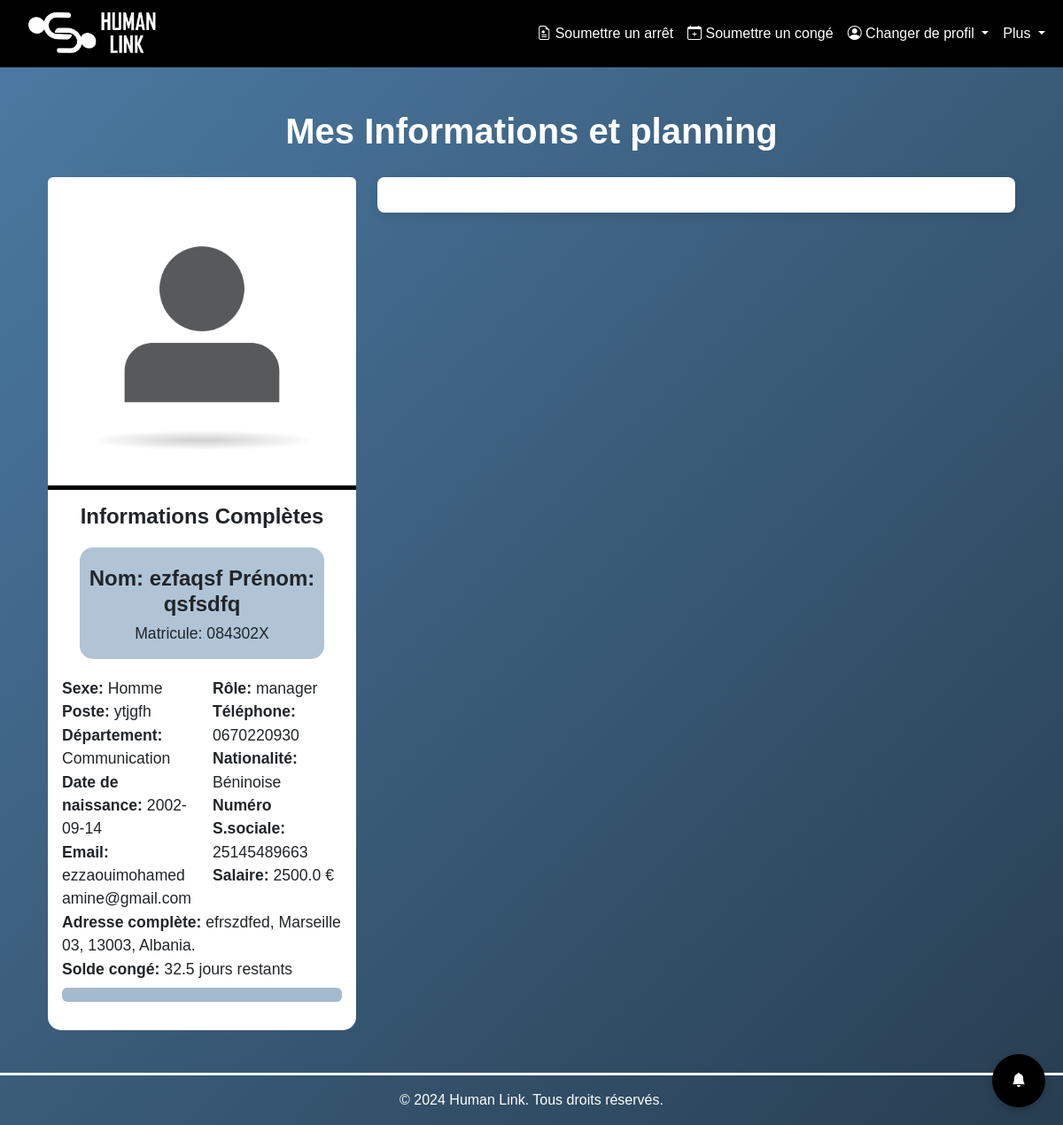
Page /voir_mes_infos (signed in) on the committed database.
### tables this page shows
CREATE TABLE utilisateurs(
            id TEXT PRIMARY KEY,
            nom TEXT,
            prenom TEXT,
            date_naissance DATE,
            poste TEXT,
            departement TEXT,
            email TEXT UNIQUE,
            mot_de_passe TEXT,
            solde_congé FLOAT,
            salaire FLOAT,
            dernier_mois_maj TEXT,
            role TEXT,
            photo TEXT DEFAULT 'default.jpg',
            sexualite TEXT CHECK (sexualite IN ('Homme', 'Femme')),
            telephone TEXT,
            adresse TEXT,
            ville TEXT,
            code_postal TEXT,
            pays TEXT,
            nationalite TEXT,
            numero_securite_sociale TEXT,
            date_embauche DATE,
            type_contrat TEXT CHECK (type_contrat IN ('CDI', 'CDD', 'Alternance', 'Stage', 'Freelance')),
            is_director BOOLEAN DEFAULT 0,
            teletravail_max INTEGER DEFAULT 0
        );

### app.py (the view)
@app.route("/voir_mes_infos")
def voir_mes_infos():
    if 'email' not in session or session['role'] == "admin":
        flash("Vous devez être connecté pour accéder à cette page.")
        return redirect(url_for('login'))
    email = session['email']
    user_id = session['id']
    notifications = récupérer_notifications(email)
    nombre_notifications_non_lues = récupérer_nombre_notifications_non_lues(email)
    marquer_notifications_comme_lues(email)
    connexion = connect_db()
    curseur = connexion.cursor()
    curseur.execute("""
        SELECT nom, prenom, date_naissance, poste, departement, email, solde_congé, salaire,
               photo, id, role, sexualite, telephone, adresse, ville, code_postal, pays,
               nationalite, numero_securite_sociale, date_embauche, type_contrat
        FROM utilisateurs WHERE email = ?
    """, (email,))
    resultats = curseur.fetchall()
    connexion.close()
    return render_template(
        "employé_menu.html",
        resultats=resultats,
        role=session.get('role'),
        notifications=notifications,
        nombre_notifications_non_lues=nombre_notifications_non_lues
    )

### app.py (called while the page is built)
def récupérer_notifications(email):
    connexion = connect_db()
    cur = connexion.cursor()
    cur.execute("""
        SELECT id, message, type, created_at, is_read
        FROM notifications
        WHERE email = ?
        ORDER BY created_at DESC
    """, (email,))
    notifications = cur.fetchall()
    connexion.close()
    return [
        {
            'id': n[0],
            'message': n[1],
            'type': n[2],
            'created_at': datetime.strptime(n[3], '%Y-%m-%d %H:%M:%S') if isinstance(n[3], str) else n[3],
            'is_read': n[4]
        }
        for n in notifications
    ]

def récupérer_nombre_notifications_non_lues(email):
    connexion = connect_db()
    cur = connexion.cursor()
    cur.execute("""
        SELECT COUNT(*)
        FROM notifications
        WHERE email = ? AND is_read = 0
    """, (email,))
    count = cur.fetchone()[0]
    connexion.close()
    return count

def marquer_notifications_comme_lues(email):
    connexion = connect_db()
    try:
        cur = connexion.cursor()
        cur.execute("""
            UPDATE notifications
            SET is_read = 1
            WHERE email = ?
        """, (email,))
        connexion.commit()
    except sqlite3.OperationalError as e:
        print(f"Erreur SQLite: {e}")
    finally:
        connexion.close()

### db_setup.py (called while the page is built)
def connect_db():
    connexion = sqlite3.connect("rh_data.db")
    connexion.row_factory = sqlite3.Row
    return connexion

### templates/employé_menu.html (shortened to what this page needs)
{% extends "employé_base.html" %}
{% block content2 %}
<h1 class="text-center text-white">Mes Informations et planning</h1>
<div class="row d-flex justify-content-between align-items-start" style="margin: 0; padding: 0px; gap: 0px;">
    <div class="col-md-4 d-flex flex-wrap" style="gap: 15px;">
        {% for row in resultats %}
        <div class="card" id="cardPersonaliser">
            <img
                src="{{ url_for('static', filename='uploads/photo_profile/' + row[8]) }}"
                class="card-img-top rounded-top"
                alt="Photo de {{ row[0] }}"
                style="object-fit: cover;"
            >
            <div class="card-body text-dark rounded-bottom" style="font-size: 1.1rem;">
                <h4 class="card-title text-center fw-bold">Informations Complètes</h4>
                <div class="text-center py-3" id="nomEtprenom" style="margin: 20px;">
                    <h4 class="mb-0" style="font-weight: bold; margin: 5px;">
                        Nom: {{ row[0] }}
                        Prénom: {{ row[1] }}
                    </h4>
                    <p class="mb-0" style="margin: 5px;">
                        Matricule: {{ row[9] }}
                    </p>
                </div>
                <p class="card-text mt-3">
                    <div class="row">
                        <div class="col-md-6">
                            <strong>Sexe:</strong> {{ row[11] }}<br>
                            <strong>Poste:</strong> {{ row[3] }}<br>
                            <strong>Département:</strong> {{ row[4] }}<br>
                            <strong>Date de naissance:</strong> {{ row[2] }}<br>
                            <strong>Email:</strong> {{ row[5] }}<br>
                        </div>
                        <div class="col-md-6">
                            <strong>Rôle:</strong> {{ row[10] }}<br>
                            <strong>Téléphone:</strong> {{ row[12] }}<br>
                            <strong>Nationalité:</strong> {{ row[17] }}<br>
                            <strong>Numéro S.sociale:</strong> {{ row[18] }}
                            <strong>Salaire:</strong> {{ row[7] }} €<br>
                        </div>
                    </div>
                    <strong>Adresse complète:</strong>
                    {{ row[13] }}, {{ row[14] }}, {{ row[15] }}, {{ row[16] }}.
                    <br>
                    <strong>Solde congé:</strong> {{ row[6] }} jours restants
                    <div class="progress mt-2">
                        <div
                            class="progress-bar"
                            role="progressbar"
                            style="background-color: #4b79a170; width: {{ (row[6] / 30) * 100 }}%;"
                            aria-valuenow="{{ row[6] }}"
                            aria-valuemin="0"
                            aria-valuemax="30"
                        ></div>
                    </div>
                </p>
            </div>
        </div>
        {% endfor %}
    </div>
    <div class="col-md-8">
        <div id="calendar2" style="height: 100%;"></div>
    </div>
</div>
{% endblock %}

### templates/employé_base.html (shortened to what this page needs)
<!DOCTYPE html>
<html lang="en">
<head>
    <link href="https://cdn.jsdelivr.net/npm/bootstrap@5.3.3/dist/css/bootstrap.min.css" rel="stylesheet">
    <link rel="stylesheet" href="https://cdn.jsdelivr.net/npm/bootstrap-icons/font/bootstrap-icons.css">
    <link href="https://cdn.jsdelivr.net/npm/fullcalendar@5.11.2/main.min.css" rel="stylesheet" />
    <link rel="stylesheet" href="https://cdnjs.cloudflare.com/ajax/libs/cropperjs/1.5.13/cropper.min.css">
    <link rel="stylesheet" href="https://cdn.jsdelivr.net/npm/orgchart@2.1.0/dist/css/jquery.orgchart.min.css">
    <link rel="stylesheet" href="{{ url_for('static', filename='styles.css') }}">
    <link rel="stylesheet" href="https://cdnjs.cloudflare.com/ajax/libs/font-awesome/6.0.0-beta3/css/all.min.css">
    <link rel="stylesheet" href="https://cdn.jsdelivr.net/npm/sweetalert2@11/dist/sweetalert2.min.css">
</head>
<body>
    <nav class="navbar navbar-expand-lg navbar-dark ">
        <div class="container-fluid">
            <a href="{{ url_for('voir_mes_infos') }}">
                <img id="main-logo" src="../static/logo/logo-white.png" alt="" style="width: 150px;">
            </a>
            <div class="collapse navbar-collapse" id="navbarNav">
                <ul class="navbar-nav ms-auto">
                    <li class="nav-item">
                        <a class="nav-link" href="{{ url_for('soumettre_demande_arrêt') }}">
                            <i class="bi bi-file-earmark-medical"></i> Soumettre un arrêt
                        </a>
                    </li>
                    <li class="nav-item">
                        <a class="nav-link" href="{{ url_for('soumettre_demande_conge') }}">
                            <i class="bi bi-calendar-plus"></i> Soumettre un congé
                        </a>
                    </li>
                    {% if role =='manager' %}
                    <li class="nav-item dropdown d-none d-lg-block">
                        <a class="nav-link dropdown-toggle" href="#" id="navbarDropdown" role="button" data-bs-toggle="dropdown" aria-expanded="false">
                            <i class="bi bi-person-circle"></i> Changer de profil
                        </a>
                    </li>
                    {% endif %}
                    <li class="nav-item dropdown d-none d-lg-block">
                        <a class="nav-link dropdown-toggle" href="#" id="navbarDropdown" role="button" data-bs-toggle="dropdown" aria-expanded="false">
                            Plus
                        </a>
                    </li>
                </ul>
            </div>
        </div>
    </nav>
    <div id="notification-icon" onclick="toggleNotificationPanel()">
        <i class="bi bi-bell-fill"></i>
    </div>
    <div id="main-body">
        <main class="py-5">
            <div class="container">
                {% block content2 %}{% endblock %}
            </div>
        </main>
        <footer class="py-3">
            <div class="container text-center">
                <p class="mb-0">&copy; 2024 Human Link. Tous droits réservés.</p>
            </div>
        </footer>
    </div>
</body>
</html>

### static/styles.css (style rules this page uses)
body { display: flex; flex-direction: column; min-height: 100vh; margin: 0; font-family: sans-serif; }
main { flex: 1; }
a { white-space: nowrap; overflow: hidden; text-overflow: ellipsis; }
h1 { font-weight: bold; }
#main-body { background: linear-gradient(135deg, #4b79a1, #283e51); color: #ffffff; flex: 1; display: flex; flex-direction: column; }
#main-logo { width: 150px; margin: 3px; margin-left: 20px; }
#main-logo { transition: transform 0.3s ease, opacity 0.3s ease; }
nav li { width: max-content; }
.navbar { background-color: #000000; }
.navbar .nav-link { color: #ffffff; transition: color 0.3s; }
#navbarNav { text-align: center; }
footer { color: #fff; border-top: 3px solid white; text-align: center; padding: 1rem 0; margin-top: auto }
.card { background: rgba(0, 0, 0, 0.392); border: white; border-radius: 15px; margin-top: 20px; }
#cardPersonaliser { background: rgb(255, 255, 255); border: white; border-radius: 15px; margin-top: 20px; }
.card-img-top { border-bottom: 5px solid black; }
.card-img-top { object-fit: cover; width: 100%; height: 100%; max-height: 382px; }
#calendar2 { max-width: 1000px; margin: 20px auto; background-color: #ffffff; border-radius: 8px; box-shadow: 0 4px 12px rgba(0, 0, 0, 0.1); padding: 20px; }
a { color: #000427; text-decoration: underline; }
#notification-icon { position: fixed; bottom: 20px; right: 20px; background-color: #000000; color: #fff; border-radius: 50%; width: 60px; height: 60px; display: flex; align-items: center; justify-content: center; box-shadow: 0 4px 8px rgba(0, 0, 0, 0.2); cursor: pointer; z-index: 9999; transition: background-color 0.3s ease; }
#nomEtprenom { background: #4b79a170; border: rgb(0, 0, 0); border-radius: 15px; }

### rows in the picture
utilisateurs: photo (placeholder picture), nom "ezfaqsf", prenom "qsfsdfq", id "084302X", sexualite "Homme", poste "ytjgfh", departement "Communication", date_naissance "2002-09-14", email "ezzaouimohamedamine@gmail.com", role "manager", telephone "0670220930", nationalite "Béninoise", numero_securite_sociale "25145489663", salaire "2500.0", adresse "efrszdfed", ville "Marseille 03", code_postal "13003", pays "Albania", solde_congé "32.5"
